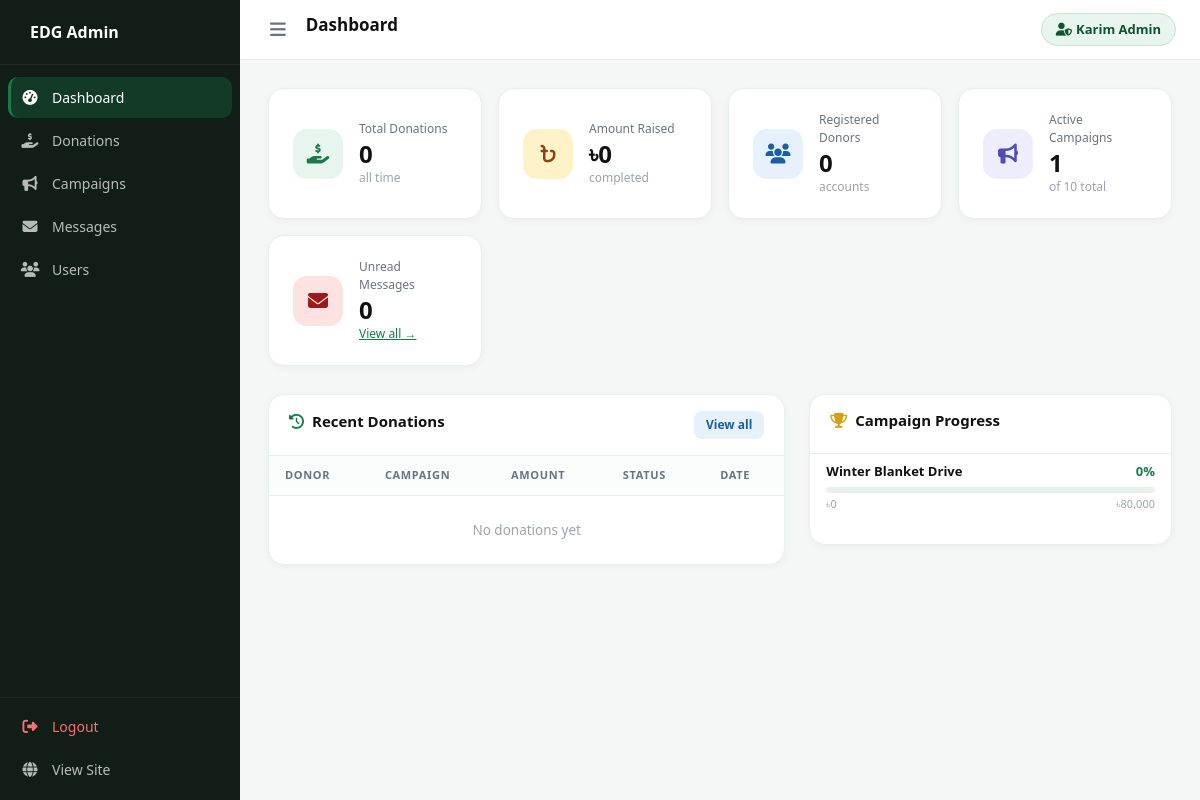
The page /admin/index.php (signed in) on the database its author committed.
### tables this page shows
CREATE TABLE IF NOT EXISTS campaigns (
    id            INT UNSIGNED    AUTO_INCREMENT PRIMARY KEY,
    slug          VARCHAR(100)    NOT NULL UNIQUE,
    title         VARCHAR(150)    NOT NULL,
    category      VARCHAR(80)     NOT NULL,
    icon          VARCHAR(100)    NOT NULL DEFAULT 'fas fa-heart',
    color         VARCHAR(200)    DEFAULT '#1a7a4a',
    goal_amount   DECIMAL(12,2)   NOT NULL DEFAULT 0,
    raised_amount DECIMAL(12,2)   NOT NULL DEFAULT 0,
    pct_funded    INT             NOT NULL DEFAULT 0,
    intro         TEXT,
    status        ENUM('active','inactive') DEFAULT 'active',
    created_at    TIMESTAMP       DEFAULT CURRENT_TIMESTAMP
);

### admin/index.php (the view, shortened to what this page needs)
<?php
require_once 'includes/admin-auth.php';
$total_donations  = $pdo->query('SELECT COUNT(*) FROM donations')->fetchColumn();
$total_amount     = $pdo->query('SELECT COALESCE(SUM(amount),0) FROM donations WHERE status="completed"')->fetchColumn();
$total_users      = $pdo->query('SELECT COUNT(*) FROM users')->fetchColumn();
$total_campaigns  = $pdo->query('SELECT COUNT(*) FROM campaigns WHERE status="active"')->fetchColumn();
$unread_msgs      = $pdo->query('SELECT COUNT(*) FROM contact_messages WHERE is_read=0')->fetchColumn();
$recent_donations = $pdo->query('SELECT d.*,c.title AS campaign_title FROM donations d LEFT JOIN campaigns c ON d.campaign_id=c.id ORDER BY d.created_at DESC LIMIT 8')->fetchAll();
$top_campaigns    = $pdo->query('SELECT title,raised_amount,goal_amount,pct_funded FROM campaigns ORDER BY pct_funded DESC LIMIT 5')->fetchAll();
require_once 'includes/admin-header.php';
?>
<div class="stat-grid">
  <div class="stat-card">
    <div class="stat-icon" style="background:#e8f5ee;color:#1a7a4a;"><i class="fas fa-hand-holding-dollar"></i></div>
    <div><div class="stat-label">Total Donations</div><div class="stat-value"><?= number_format($total_donations) ?></div><div class="stat-sub">all time</div></div>
  </div>
  <div class="stat-card">
    <div class="stat-icon" style="background:#fef3c7;color:#92400e;"><i class="fas fa-bangladeshi-taka-sign"></i></div>
    <div><div class="stat-label">Amount Raised</div><div class="stat-value">৳<?= number_format($total_amount) ?></div><div class="stat-sub">completed</div></div>
  </div>
  <div class="stat-card">
    <div class="stat-icon" style="background:#e6f1fb;color:#185fa5;"><i class="fas fa-users"></i></div>
    <div><div class="stat-label">Registered Donors</div><div class="stat-value"><?= number_format($total_users) ?></div><div class="stat-sub">accounts</div></div>
  </div>
  <div class="stat-card">
    <div class="stat-icon" style="background:#eeedfe;color:#534AB7;"><i class="fas fa-bullhorn"></i></div>
    <div><div class="stat-label">Active Campaigns</div><div class="stat-value"><?= $total_campaigns ?></div><div class="stat-sub">of 10 total</div></div>
  </div>
  <div class="stat-card">
    <div class="stat-icon" style="background:#fee2e2;color:#991b1b;"><i class="fas fa-envelope"></i></div>
    <div><div class="stat-label">Unread Messages</div><div class="stat-value"><?= $unread_msgs ?></div><div class="stat-sub"><a href="messages.php" style="color:#1a7a4a;font-size:12px;">View all →</a></div></div>
  </div>
</div>
<div class="row g-4">
  <div class="col-lg-7">
    <div class="admin-table-wrap">
      <div class="table-top"><h2><i class="fas fa-clock-rotate-left me-2" style="color:#1a7a4a;"></i>Recent Donations</h2><a href="donations.php" class="btn-action btn-view">View all</a></div>
      <table class="admin-table">
        <thead><tr><th>Donor</th><th>Campaign</th><th>Amount</th><th>Status</th><th>Date</th></tr></thead>
        <tbody>
        <?php if(!$recent_donations): ?><tr><td colspan="5" style="text-align:center;padding:24px;color:#9ca3af;">No donations yet</td></tr><?php endif; ?>
        </tbody>
      </table>
    </div>
  </div>
  <div class="col-lg-5">
    <div class="admin-table-wrap">
      <div class="table-top"><h2><i class="fas fa-trophy me-2" style="color:#d4a017;"></i>Campaign Progress</h2></div>
      <div style="padding:8px 16px 16px;">
        <?php foreach($top_campaigns as $c): ?>
        <div style="margin-bottom:16px;">
          <div style="display:flex;justify-content:space-between;font-size:13px;margin-bottom:5px;">
            <span style="font-weight:600;color:#111;"><?= htmlspecialchars($c['title']) ?></span>
            <span style="color:#1a7a4a;font-weight:700;"><?= $c['pct_funded'] ?>%</span>
          </div>
          <div style="background:#e8f0ec;border-radius:3px;height:6px;overflow:hidden;">
          </div>
          <div style="display:flex;justify-content:space-between;font-size:11px;color:#9ca3af;margin-top:3px;">
            <span>৳<?= number_format($c['raised_amount']) ?></span>
            <span>৳<?= number_format($c['goal_amount']) ?></span>
          </div>
        </div>
        <?php endforeach; ?>
      </div>
    </div>
  </div>
</div>
<?php require_once 'includes/admin-footer.php'; ?>

### assets/css/admin.css (style rules this page uses)
:root { --sidebar-w: 240px; --sidebar-collapsed-w: 68px; --green: #1a7a4a; --green-dk:#0f5432; --gold: #d4a017; --topbar-h:60px; --bg: #f4f7f5; --sidebar-bg: #111e17; --sidebar-text: rgba(255,255,255,.70); --sidebar-hover: rgba(255,255,255,.07); --sidebar-active-bg: rgba(26,122,74,.30); --sidebar-active-border: #1a7a4a; }
*, *::before, *::after { box-sizing: border-box; margin: 0; padding: 0; }
body { background: var(--bg); font-family: 'Segoe UI', sans-serif; display: flex; min-height: 100vh; }
.stat-grid { display: grid; grid-template-columns: repeat(auto-fit, minmax(200px,1fr)); gap: 16px; margin-bottom: 28px; }
.stat-card { background: #fff; border-radius: 16px; padding: 22px 24px; border: 1px solid #e8f0ec; display: flex; align-items: center; gap: 16px; box-shadow: 0 2px 8px rgba(0,0,0,.04); }
.stat-icon { width: 50px; height: 50px; border-radius: 14px; display: flex; align-items: center; justify-content: center; font-size: 20px; flex-shrink: 0; }
.stat-label { font-size: 12px; color: #6b7280; font-weight: 500; margin-bottom: 4px; }
.stat-value { font-size: 24px; font-weight: 700; color: #111; line-height: 1; }
.stat-sub { font-size: 12px; color: #9ca3af; margin-top: 3px; }
.admin-table-wrap { background: #fff; border-radius: 16px; border: 1px solid #e8f0ec; overflow: hidden; box-shadow: 0 2px 8px rgba(0,0,0,.04); }
.table-top { padding: 16px 20px; border-bottom: 1px solid #e8f0ec; display: flex; align-items: center; gap: 12px; flex-wrap: wrap; }
.table-top h2 { font-size: 15px; font-weight: 600; color: #111; flex: 1; }
.admin-table { width: 100%; border-collapse: collapse; font-size: 13.5px; }
.admin-table th { padding: 11px 16px; text-align: left; font-size: 11px; font-weight: 700; text-transform: uppercase; letter-spacing: .06em; color: #6b7280; background: #f9fdfb; border-bottom: 1px solid #e8f0ec; }
.admin-table td { padding: 12px 16px; border-bottom: 1px solid #f0f4f1; color: #374151; vertical-align: middle; }
.admin-table tr:last-child td { border-bottom: none; }
.btn-action { display: inline-flex; align-items: center; gap: 5px; padding: 5px 12px; border-radius: 8px; font-size: 12px; font-weight: 600; text-decoration: none; border: none; cursor: pointer; transition: all .15s; }
.btn-view { background:#e6f1fb; color:#185fa5; }

### rows shown on the page
campaigns: title "Winter Blanket Drive", pct_funded "0", raised_amount "0", goal_amount "80,000"

### other values the page prints
$item['label'] "Dashboard"
$item['label'] "Donations"
$item['label'] "Campaigns"
$item['label'] "Messages"
$item['label'] "Users"
$page_title "Dashboard"
admin_name() "Karim Admin"
$total_donations "0"
$total_amount "0"
$total_users "0"
$total_campaigns "1"
$unread_msgs "0"
